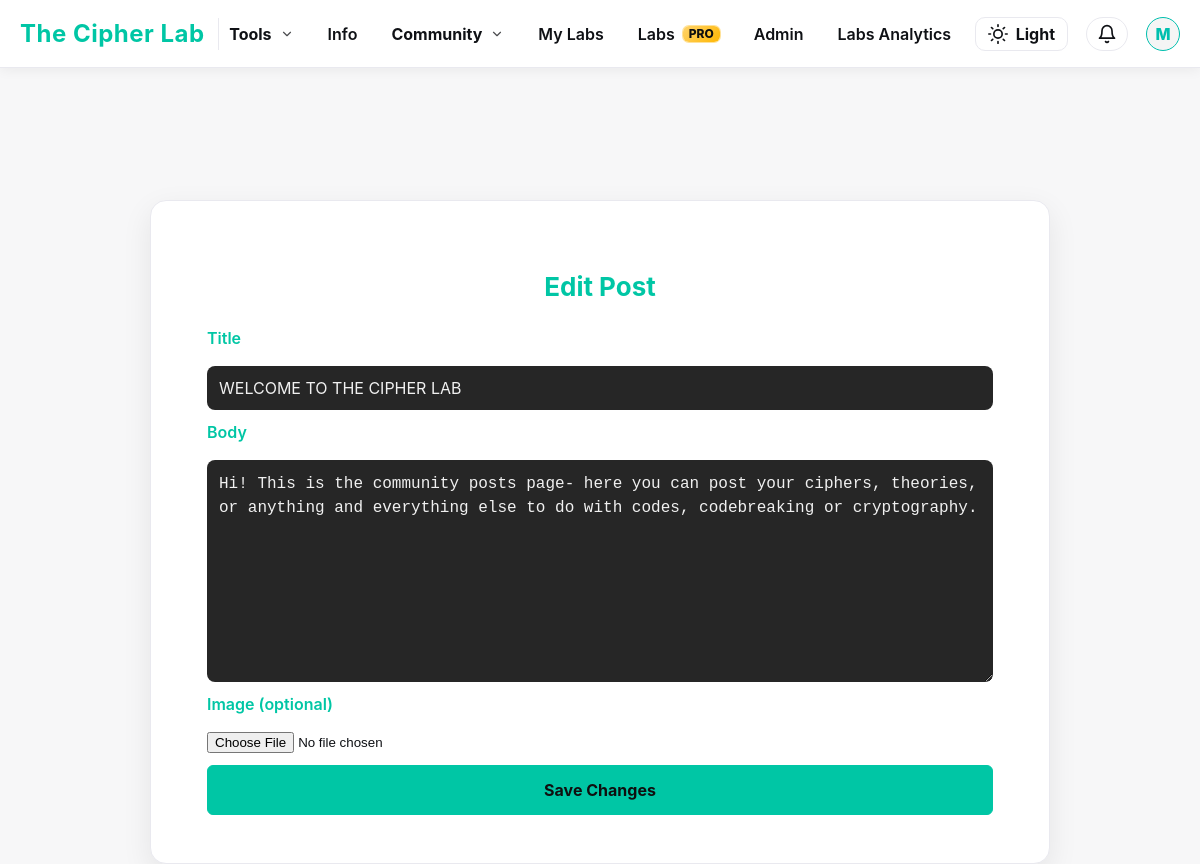
Screenshot of /posts/49/edit (signed in) with the database file from the repository.
### tables this page shows
CREATE TABLE users (
    id INTEGER PRIMARY KEY AUTOINCREMENT,
    username TEXT UNIQUE NOT NULL,
    email TEXT UNIQUE NOT NULL,
    password_hash TEXT NOT NULL,
    is_admin INTEGER NOT NULL DEFAULT 0,
    created_at TEXT NOT NULL,
    banned INTEGER DEFAULT 0
, has_posted INTEGER NOT NULL DEFAULT 0, labs_info_seen INTEGER NOT NULL DEFAULT 0, is_pro INTEGER DEFAULT 0, stripe_customer_id TEXT, pro_since TEXT, stripe_subscription_id TEXT, pro_until TEXT, pro_current_period_end TEXT, pro_cancel_at_period_end INTEGER NOT NULL DEFAULT 0, labs_tour_seen INTEGER NOT NULL DEFAULT 0, google_sub TEXT, avatar_url TEXT, auth_provider TEXT NOT NULL DEFAULT 'local', needs_password INTEGER NOT NULL DEFAULT 0, needs_username INTEGER NOT NULL DEFAULT 0);

CREATE TABLE posts (
    id INTEGER PRIMARY KEY AUTOINCREMENT,
    user_id INTEGER,  -- ✅ allow NULL for deleted users
    title TEXT NOT NULL,
    body TEXT NOT NULL,
    image_filename TEXT,
    created_at TEXT NOT NULL,
    pinned INTEGER DEFAULT 0, upvotes INTEGER DEFAULT 0, downvotes INTEGER DEFAULT 0,
    FOREIGN KEY(user_id) REFERENCES users(id)
        ON DELETE SET NULL
);

### CryptiQ/app.py (the view, shortened to what this page needs)
@app.route("/posts/<int:post_id>/edit", methods=["GET", "POST"])
def posts_edit(post_id):
    user = current_user()
    if not user:
        flash("Please log in.", "warning")
        return redirect(url_for("login"))
    post = fetch_post(post_id)
    if not post:
        abort(404)
    if (post["user_id"] != user["id"]) and (not is_admin(user)):
        flash("You can only edit your own post.", "error")
        return redirect(url_for("posts_list"))
    return render_template("edit_post.html", post=post, user=user, user_is_admin=is_admin(user))

### CryptiQ/app.py (called while the page is built)
@app.after_request
def add_security_headers(resp):
    resp.headers["X-Content-Type-Options"] = "nosniff"
    resp.headers["X-Frame-Options"] = "DENY"
    resp.headers["Referrer-Policy"] = "strict-origin-when-cross-origin"
    resp.headers["Content-Security-Policy"] = (
        "default-src 'self'; "
        "img-src 'self' data: https://api.producthunt.com https://ph-files.imgix.net https://www.producthunt.com; "
        "script-src 'self' 'unsafe-inline' https://www.producthunt.com; "
        "style-src 'self' 'unsafe-inline'; "
        "frame-src https://www.producthunt.com;"
    )
    return resp

def is_admin(user):
    if not user:
        return False
    return (user.get("is_admin") == 1) or (user.get("email", "").lower() == ADMIN_EMAIL.lower())

def fetch_post(post_id):
    conn = get_db()
    cur = conn.execute("""
        SELECT
            p.*,
            u.username AS author
        FROM posts p
        LEFT JOIN users u ON p.user_id = u.id
        WHERE p.id = ?
    """, (post_id,))
    post = cur.fetchone()
    conn.close()
    return post

@app.before_request
def clear_flash_on_login():
    if request.endpoint == "login" and request.method == "GET":
        if "_flashes" not in session:
            session.pop("_flashes", None)

@app.context_processor
def inject_now_year():
    return {"now_year": datetime.utcnow().year}

@app.context_processor
def inject_user_setup_flags():
    u = current_user()
    if not u:
        return {}
    try:
        conn = get_db()
        row = conn.execute(
            "SELECT needs_password, needs_username FROM users WHERE id=?",
            (u["id"],)
        ).fetchone()
        conn.close()
    except Exception:
        return {}
    needs_password = 0
    needs_username = 0
    try:
        if row:
            needs_password = int(row["needs_password"] or 0)
            needs_username = int(row["needs_username"] or 0)
    except Exception:
        needs_password = 0
        needs_username = 0
    return {
        "needs_password": needs_password,
        "needs_username": needs_username,
        "setup_needed_global": bool(needs_password or needs_username),
    }

### CryptiQ/helpers.py (called while the page is built)
def get_db():
    conn = sqlite3.connect(DB_PATH)
    conn.row_factory = sqlite3.Row
    return conn

### CryptiQ/templates/edit_post.html (shortened to what this page needs)
<!DOCTYPE html>
<html>
<head>
    <link rel="stylesheet" href="{{ url_for('static', filename='style.css') }}">
</head>
<body>
    {% include 'base_nav.html' %}
    <div class="container">
        <h2>Edit Post</h2>
        <form method="post" enctype="multipart/form-data" style="display:flex;flex-direction:column;gap:12px;">
            <label class="cipher-label">Title</label>
            <input type="text" name="title" required
                   value="{{ post['title'] }}"
                   style="padding:12px;border-radius:8px;border:none;background:#262626;color:#f0f0f0;">
            <label class="cipher-label">Body</label>
            <textarea name="body" rows="8" required
                      style="padding:12px;border-radius:8px;border:none;background:#262626;color:#f0f0f0;">{{ post['body'] }}</textarea>
            <label class="cipher-label">Image (optional)</label>
            <input type="file" name="image" accept="image/*">
            <button type="submit" id="post-save">Save Changes</button>
        </form>
    </div>
</body>
</html>

### CryptiQ/templates/base_nav.html (shortened to what this page needs)
<nav class="navbar">
  {% set setup_needed = setup_needed_global|default(false) %}
  <div class="nav-left">
    <a href="{{ url_for('index') }}" class="nav-logo">The Cipher Lab</a>
  </div>
  <ul class="nav-items" id="nav-menu">
    <li class="nav-dd" data-dd="tools">
      <button class="nav-dd-trigger" type="button" aria-expanded="false">
        Tools
        <span class="nav-dd-caret" aria-hidden="true">
          <svg viewBox="0 0 24 24" fill="none" stroke="currentColor" stroke-width="2"
               stroke-linecap="round" stroke-linejoin="round">
            <polyline points="6 9 12 15 18 9"></polyline>
          </svg>
        </span>
      </button>
    </li>
    <li class="d-only"><a class="nav-link" href="{{ url_for('info_page') }}">Info</a></li>
    <li class="nav-dd" data-dd="community">
      <button class="nav-dd-trigger" type="button" aria-expanded="false">
        Community
        <span class="nav-dd-caret" aria-hidden="true">
          <svg viewBox="0 0 24 24" fill="none" stroke="currentColor" stroke-width="2"
               stroke-linecap="round" stroke-linejoin="round">
            <polyline points="6 9 12 15 18 9"></polyline>
          </svg>
        </span>
      </button>
    </li>
    <li class="d-only"><a class="nav-link" href="{{ url_for('workspace_list') }}">My Labs</a></li>
    <li class="d-only">
      <a class="nav-link" href="{{ url_for('labs_pro_page') }}">
        Labs <span class="pro-badge">PRO</span>
      </a>
    </li>
    {% if user and user.is_admin %}
      <li class="d-only"><a class="nav-link" href="{{ url_for('admin_dashboard') }}">Admin</a></li>
      <li class="d-only"><a class="nav-link" href="{{ url_for('admin_labs_analytics') }}">Labs Analytics</a></li>
    {% endif %}
  </ul>
  <div class="nav-right">
    <button id="theme-toggle" aria-label="Toggle theme" title="Toggle theme">
      <svg id="theme-icon" xmlns="http://www.w3.org/2000/svg" width="20" height="20"
           viewBox="0 0 24 24" fill="none" stroke="currentColor"
           stroke-width="2" stroke-linecap="round" stroke-linejoin="round"></svg>
      <span id="theme-toggle-text">Dark</span>
    </button>
    {% if user %}
      <div class="notif-wrapper">
        <button id="notif-btn" class="notif-btn" aria-label="Notifications" title="Notifications">
          <svg id="notif-icon" xmlns="http://www.w3.org/2000/svg" width="20" height="20"
               viewBox="0 0 24 24" fill="none" stroke="currentColor"
               stroke-width="2" stroke-linecap="round" stroke-linejoin="round">
            <path d="M18 8a6 6 0 0 0-12 0c0 7-3 9-3 9h18s-3-2-3-9"></path>
            <path d="M13.73 21a2 2 0 0 1-3.46 0"></path>
          </svg>
        </button>
      </div>
      <div class="profile-dropdown" id="profile-dd">
        <button class="profile-btn" id="profile-btn" aria-label="Profile menu" aria-expanded="false">
          <div class="avatar{% if setup_needed %} setup-pulse{% endif %}">{{ user['username'][0].upper() }}</div>
        </button>
      </div>
    {% endif %}
  </div>
</nav>

### CryptiQ/templates/base_nav.html (style rules this page uses)
.navbar { position: fixed; top: 0; left: 0; width: 100%; height: 68px; display: flex; align-items: center; justify-content: space-between; background: rgba(18,18,18,0.8); backdrop-filter: blur(12px); border-bottom: 1px solid rgba(255,255,255,0.08); padding: 0 20px; z-index: 1000; }
body { padding-top: 80px; }
.nav-logo { font-size: 1.5rem; font-weight: 700; color: var(--accent); text-decoration: none; transition: color 0.25s ease; }
.nav-items { display: flex; list-style: none; gap: 14px; align-items: center; margin: 0 auto; padding: 0; }
.nav-link, .nav-dd-trigger { all: unset; display: inline-flex; align-items: center; gap: 8px; padding: 8px 10px; border-radius: 10px; font-weight: 650; line-height: 1; color: var(--text); cursor: pointer; user-select: none; transition: background .16s ease, color .16s ease, transform .16s ease; }
.nav-link { text-decoration: none; }
.nav-right { display: flex; align-items: center; gap: 18px; position: relative; }
#theme-toggle, #theme-toggle-mobile { display: inline-flex; align-items: center; gap: 8px; padding: 6px 12px; border: 1px solid var(--line, #333); border-radius: 10px; background: transparent; color: var(--text); cursor: pointer; transition: background 0.2s, border-color 0.2s; }
.profile-btn { all: unset; position: relative; display: flex; align-items: center; justify-content: center; cursor: pointer; border-radius: 50%; }
.avatar { width: 34px; height: 34px; border-radius: 50%; display: flex; align-items: center; justify-content: center; user-select: none; font-weight: 800; font-size: 1rem; transition: box-shadow .2s ease, transform .2s ease; }
[data-theme="light"] .avatar { background: #f5f5f5; color: #00bfae; border: 1.5px solid #00bfae; }
.nav-dd { position: relative; }
.nav-dd-caret { display: grid; place-items: center; width: 14px; height: 14px; opacity: .75; transition: transform .18s ease, opacity .18s ease; }
.nav-dd-caret svg { width: 14px; height: 14px; display:block; }
.notif-wrapper { position: relative; }
.notif-btn { position: relative; display: inline-flex; align-items: center; justify-content: center; padding: 6px 10px; border-radius: 999px; border: 1px solid var(--line, #333); background: transparent; color: var(--text); cursor: pointer; transition: background 0.2s, border-color 0.2s; }
.profile-dropdown { position: relative; }
.d-only { display: list-item; }
@media (min-width: 901px) { .nav-dd { position: relative; } }
@media (min-width: 901px) { .nav-dd::after { content:""; position:absolute; left: -12px; right: -12px; top: 100%; height: 10px; background: transparent; } }

### rows the page displays
users: username "M"
posts: title "WELCOME TO THE CIPHER LAB", body "Hi! This is the community posts page- here you can post your ciphers, theories, or anything and everything else to do with codes, codebreaking or cryptography."
